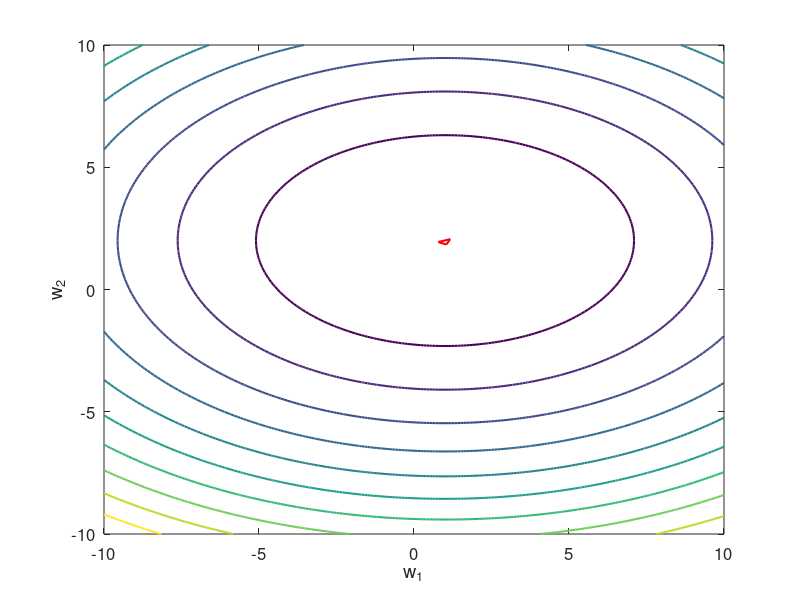

The MATLAB source for this figure:
# Create a gif of the optimization process
# See https://www.mathworks.com/help/matlab/ref/imwrite.html

filename = 'algo_demo.gif';
DelayTime = 1; # Time in seconds for each plot in the GIF
f = figure;

minW = -10;
maxW = 10;
step_size=0.1;
[W1,W2] = meshgrid(minW:step_size:maxW, minW:step_size:maxW);
E = W1.^2-2.*W1+1+2*(W2.^2-4.*W2+4);

num_simplexes = 13; # The number of iterations +1 for the initial simplex
size = 2; # The size of each vertex i.e. tje number of variables

X = zeros(num_simplexes,size+1+1); # +1 for size+1 vertices and +1 to replot the first  
Y = zeros(num_simplexes,size+1+1); # +1 for size+1 vertices and +1 to replot the first  

# Pasted output from algo_demo.out
X(1,:)=[ 0.027471 -6.085879 6.307488 0.027471 ];
Y(1,:)=[ 2.004216 1.585021 -9.201490 2.004216 ];
X(2,:)=[ 0.027471 -6.085879 1.639142 0.027471 ];
Y(2,:)=[ 2.004216 1.585021 -3.703436 2.004216 ];
X(3,:)=[ 0.027471 -0.695031 -6.085879 0.027471 ];
Y(3,:)=[ 2.004216 -0.954409 1.585021 2.004216 ];
X(4,:)=[ 0.027471 2.542270 -0.695031 0.027471 ];
Y(4,:)=[ 2.004216 -0.005155 -0.954409 2.004216 ];
X(5,:)=[ 0.027471 3.264772 2.542270 0.027471 ];
Y(5,:)=[ 2.004216 2.953470 -0.005155 2.004216 ];
X(6,:)=[ 0.027471 2.094196 3.264772 0.027471 ];
Y(6,:)=[ 2.004216 1.236844 2.953470 2.004216 ];
X(7,:)=[ 0.027471 2.162803 2.094196 0.027471 ];
Y(7,:)=[ 2.004216 2.287000 1.236844 2.004216 ];
X(8,:)=[ 1.594667 0.027471 2.162803 1.594667 ];
Y(8,:)=[ 1.691226 2.004216 2.287000 1.691226 ];
X(9,:)=[ 1.486936 1.594667 0.027471 1.486936 ];
Y(9,:)=[ 2.067361 1.691226 2.004216 2.067361 ];
X(10,:)=[ 0.784136 1.486936 1.594667 0.784136 ];
Y(10,:)=[ 1.941755 2.067361 1.691226 1.941755 ];
X(11,:)=[ 0.784136 0.905971 1.486936 0.784136 ];
Y(11,:)=[ 1.941755 2.161224 2.067361 1.941755 ];
X(12,:)=[ 1.165995 0.784136 0.905971 1.165995 ];
Y(12,:)=[ 2.059425 1.941755 2.161224 2.059425 ];
X(13,:)=[ 1.165995 1.044160 0.784136 1.165995 ];
Y(13,:)=[ 2.059425 1.839956 1.941755 2.059425 ];
X(14,:)=[ 0.944607 1.165995 1.044160 0.944607 ];
Y(14,:)=[ 1.945723 2.059425 1.839956 1.945723 ];
X(15,:)=[ 0.944607 1.049731 1.165995 0.944607 ];
Y(15,:)=[ 1.945723 1.921265 2.059425 1.945723 ];
X(16,:)=[ 1.081582 0.944607 1.049731 1.081582 ];
Y(16,:)=[ 1.996460 1.945723 1.921265 1.996460 ];
X(17,:)=[ 0.976458 1.081582 0.944607 0.976458 ];
Y(17,:)=[ 2.020917 1.996460 1.945723 2.020917 ];

for i = 1:num_simplexes    
      
      contour(W1, W2, E, 'linewidth',1.5);
      xlabel("w_1");
      ylabel("w_2");
      set(gca, "fontsize", 12)
      hold on;
      plot(X(i,:),Y(i,:), 'r','linewidth',1.5)
      hold off;
      drawnow
                  
      frame = getframe(f);      
      im = frame2im(frame);     
      [imind,cm] = rgb2ind(im); 
      if i == 1;          
          imwrite(imind,cm,filename,'gif','DelayTime', DelayTime , 'Compression' , 'lzw');
      else
          imwrite(imind,cm,filename,'gif','WriteMode','append','DelayTime', DelayTime , 'Compression' , 'lzw');
      end
end